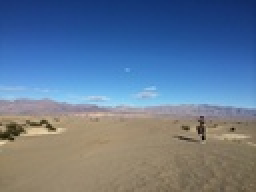
%> input picture Images/desert.jpg, 128 x 96 px, shrunk from 512 x 384 before the run, given in place of waterfall.png, which was not available (shown 2 times larger)
$ octave AspectRatioChange.m   (GNU Octave 9; MATLAB toolbox functions it lacks are replaced by stand-ins)
%> lines starting %> are read from the running program, lines starting %| are printed output that depends on the picture; in (x1, y1, x2, y2) boxes, pixels count from 0 and x2, y2 are one past the last pixel; in counts of white or black regions, pixels touching at a corner belong together; the program's own positions count from 1; pictures that were not available may be replaced by others from this repository, and a replacement may not be noted
### Codes/imenergy.m
function E = imenergy(I,method )
% method 0:  e = |dI/dx| + |dI/dy|
% method 1:  sobel convolution
dim = size(I);

if method==0
    if length(dim) ==3
        E=e1(I(:, :, 1)) + e1(I(:, :, 2)) + e1(I(:, :, 3));
    else
        E=e1(I);
    end
elseif method==1
    if length(dim) ==3
        E=esobel(I(:, :, 1)) + esobel(I(:, :, 2)) + esobel(I(:, :, 3));
    else
        E=esobel(I);
    end
end

E=normalize(im2double(E));

% energy function
    % [13 lines left out: functions e1, esobel, not called in this run]

end

### Codes/e1.m
function energy = e1(I)
Ix = imfilter(I, [-1,0,1], 'replicate');
Iy = imfilter(I, [-1;0;1], 'replicate');
energy=abs(Ix)+abs(Iy);
end

### Codes/Vseam.m
function [S,Senerge,Crm] = Vseam(E)
% M(i, j) = E(i, j) + min(M(i - 1, j - 1), M(i - 1, j), M(i - 1, j + 1))
% The first step is to traverse the image from the second row to the last row
n=size(E,1);
m=size(E,2);
M=zeros(size(E));
M(1,:)=E(1,:);
B=zeros(size(E));
for i=2:n
    for j=1:m
        if j==1
            [minM,id]=min([M(i-1,j), M(i-1,j+1)]);
            B(i,j)=j+id-1;
        elseif j==m
            [minM,id]=min([M(i-1,j-1), M(i-1,j)]);
            B(i,j)=j+id-2;
        else
            [minM,id]=min([M(i-1,j-1), M(i-1,j), M(i-1,j+1)]);
            B(i,j)=j+id-2;
        end
        M(i,j)=E(i,j)+minM;
    end
end


% Find minimum value in last row: minj M(n, j)
[minM,index]=min(M(n, :));
% minj=find(M(n, :) == minM);
Crm=index;
% traceback to get seam:
j=index;
S=zeros(n,1);
S(n)=j;
Senerge=E(n,index);
for i=n:-1:2
    j=B(i,j);
    S(i-1)=j;
    Senerge=Senerge+E(i-1,j);
end

### Codes/addVSeamToImg.m
function Mask = addVSeamToImg(mask,seam)

% = false(size(I,1),size(I,2));
n = size(mask,1);
% add seam to original image, so need to shift
for i=1:n
    % number of columns has been removed
    shift = sum(mask(i,1:seam(i)));
    mask(i,seam(i)+shift) = 1;
end
Mask=mask;

### Codes/rm_Vseam.m
function I1 =rm_Vseam(I,S)
% remove vertical seam S
n=size(I,1);
m=size(I,2);
I1=I(:,1:(m-1),:);
for i=1:n
    I1(i,S(i):m-1,:)=I(i,(S(i)+1):m,:);
end

### Codes/normalize.m
function normImage = normalize(img)
normImage = im2double(img);
end

### Codes/AspectRatioChange.m
% waterfall figure;
img = imread('~/Dropbox/CS766/Programs/waterfall.png');
%> img is the input picture: size 96x128x3 uint8; mean R, G, B 100.1, 120.7, 147


energyMethod = 0;           % energy function
cols_rm = 100;     % number of columns to remove

I = im2double(img);
I_rmVseam=I;
NewMask = false(size(I,1),size(I,2));

% remove vertical seams
for c=1:cols_rm
    E = imenergy(I,energyMethod);
    S=Vseam(E);
    NewMask=addVSeamToImg(NewMask,S);
    I=rm_Vseam(I,S);
end
%> this loop made 100 passes
%> (minM in Vseam, index in Vseam, Crm in Vseam) on passes 1 to 12: (6.18, 56, 56), (6.23, 38, 38), (6.25, 37, 37), (6.3, 71, 71), (6.31, 43, 43), (6.36, 32, 32), (6.41, 39, 39), (6.52, 39, 39), (6.54, 45, 45), (6.55, 34, 34), (6.61, 33, 33), (6.6, 32, 32)
%> pass 1, in e1, `energy=abs(Ix)+abs(Iy);`:
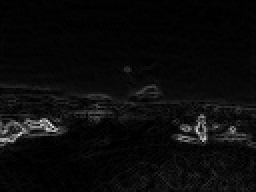
%> energy: size 96x128 double (shown 2 times larger); min 0, max 0.878, mean 0.0442
%> after the loop:
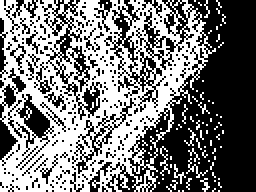
%> NewMask: size 96x128 logical (shown 2 times larger); 47.2% white in thin lines or dots, all inside (x1, y1, x2, y2) = (0, 0, 113, 96)

I_rmVseam(NewMask) = 1;
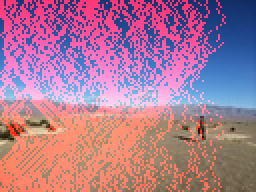
%> I_rmVseam: size 96x128x3 double (shown 2 times larger); mean R, G, B 0.676, 0.473, 0.576

imshow(I_rmVseam)
imwrite(I_rmVseam,'./waterfall_rm_100cols_Vseams.png');
imwrite(I,'./waterfall_rm_100cols.png');


%% christmas_original figure:
img = imread('~/Dropbox/CS766/Programs/christmas_original.jpg');
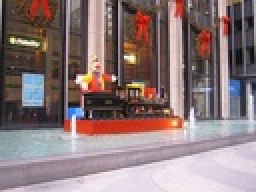
%> input picture Images/christmas_original.jpg, 128 x 96 px, shrunk from 307 x 230 before the run (shown 2 times larger)
%> img is the input picture: size 96x128x3 uint8; mean R, G, B 139.3, 120.3, 120.6

energyMethod = 0;           % energy function
cols_rm = 100;     % number of columns to remove

imgscale = imresize(img,[size(img,1) size(img,2)-cols_rm]);
imwrite(imgscale,'./christmas_rm_100cols_scale.png');

igcrop = imcrop(img,[50 1 size(img,2)-cols_rm size(img,1)]);
imwrite(igcrop,'./christmas_rm_100cols_crop.png');

I = im2double(img);
I_rmVseam=I;
NewMask = false(size(I,1),size(I,2));

% remove vertical seams
for c=1:cols_rm
    E = imenergy(I,energyMethod);
%> (the run ends here)
